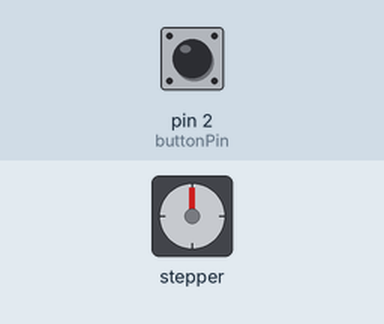
Simulated run of this sketch. Board: Arduino Uno, built with avr-gcc and run on an emulated ATmega328P. On the bench: stepper motor. The inputs (shaded band) are chosen by the test bench; at power-on: pin 2 (buttonPin) HIGH. Stepper angles assume 2048 steps per turn; what the sketch prints to the serial monitor is not drawn.

Above: at 1.8 s.
1.9 s: pin 2 (buttonPin) pulled LOW for 0.6 s
5.5 s: pin 2 (buttonPin) pulled LOW for 3.2 s
Timing chart, 0 to 17.0 s (numbered marks = the images above; inputs shaded):
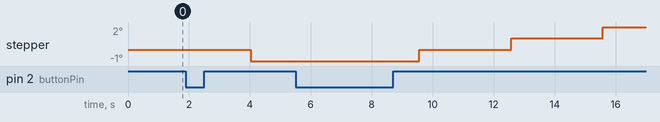

The sketch:

StepperMotor.ino
```cpp
#include <Stepper.h>

int stepsPerRevolution = 2048;
int motorSpeed = 12;
int dt = 500;
Stepper myStepper(stepsPerRevolution, 8,10,9,11);

int buttonPin = 2;
int motDir = 1;
int buttonValNew, buttonValOld=1;

void setup() {
  // put your setup code here, to run once:
Serial.begin(9600);
myStepper.setSpeed(motorSpeed);
pinMode(buttonPin, INPUT);
digitalWrite(buttonPin, HIGH);
}

void loop() {
  // put your main code here, to run repeatedly:
  buttonValNew = digitalRead(buttonPin);
  if (buttonValOld == 1 && buttonValNew == 0) {
    motDir = motDir* (-1);
  }
myStepper.step(motDir*1);
Serial.println(stepsPerRevolution);
delay(dt);
}
```
